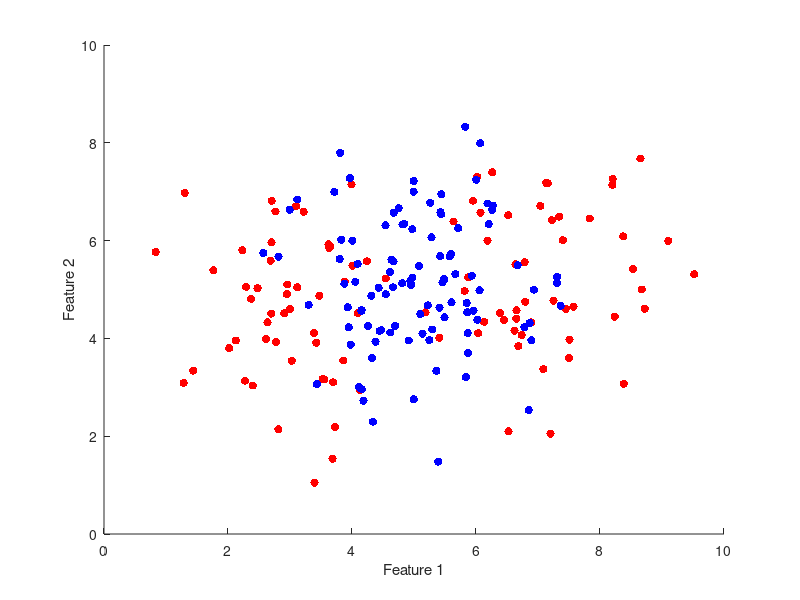

Source code (MATLAB): (Note: this script raises an error after producing the figure.)
%Assignment3
close all
%Setting and Load Datas
nu=0.01;
nWA = 2;
nWB = 1;
lambdas = [0.5 0.5];
A = importdata('data_lvq_A(1).mat');
B = importdata('data_lvq_B(1).mat');


%% Plot the init data
figure;hold on;
scatter(A(:,1),A(:,2),'r','filled');
scatter(B(:,1),B(:,2),'b','filled');
xlabel('Feature 1');
ylabel('Feature 2');


%% Tag by class
[p,n] = size(A);
data = zeros(p*2,n+1);
data(:,1:2) = [A;B];
data(1:p,3) = 1; %points of class A
data(p+1:end,3) = 2; %points of class B
%rng(9); %fix randperm
data = data(randperm(p*2),:); %shuffle the data


%% Training
[lambdasVector,w,trainingErrorVector] = RLVQ_learning(data,nu,nWA,nWB,lambdas);


%% Plot final prototypes
scatter(w(:,1),w(:,2),'g','filled');


%% Training Error and lambdas progress
figure; hold on;
subplot(1,2,1);
plot(trainingErrorVector);
axis([1 size(trainingErrorVector,1) 0 1])
xlabel('Epochs');
ylabel('Training Error(%)');
subplot(1,2,2);
plot(lambdasVector(:,:));
xlabel('Epochs');
ylabel('lambdas');